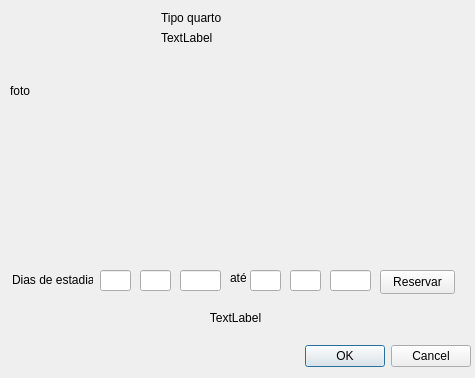
<?xml version="1.0" encoding="UTF-8"?>
<ui version="4.0">
 <class>telaQuarto</class>
 <widget class="QDialog" name="telaQuarto">
  <property name="geometry">
   <rect>
    <x>0</x>
    <y>0</y>
    <width>475</width>
    <height>378</height>
   </rect>
  </property>
  <property name="windowTitle">
   <string>Dialog</string>
  </property>
  <widget class="QDialogButtonBox" name="buttonBox">
   <property name="geometry">
    <rect>
     <x>130</x>
     <y>340</y>
     <width>341</width>
     <height>32</height>
    </rect>
   </property>
   <property name="orientation">
    <enum>Qt::Horizontal</enum>
   </property>
   <property name="standardButtons">
    <set>QDialogButtonBox::Cancel|QDialogButtonBox::Ok</set>
   </property>
  </widget>
  <widget class="QLabel" name="foto_pixmap">
   <property name="geometry">
    <rect>
     <x>10</x>
     <y>20</y>
     <width>141</width>
     <height>141</height>
    </rect>
   </property>
   <property name="text">
    <string>foto</string>
   </property>
   <property name="scaledContents">
    <bool>true</bool>
   </property>
  </widget>
  <widget class="QWidget" name="layoutWidget">
   <property name="geometry">
    <rect>
     <x>161</x>
     <y>11</y>
     <width>301</width>
     <height>241</height>
    </rect>
   </property>
   <layout class="QVBoxLayout" name="verticalLayout">
    <item>
     <widget class="QLabel" name="txt_titulo">
      <property name="sizePolicy">
       <sizepolicy hsizetype="Minimum" vsizetype="Maximum">
        <horstretch>0</horstretch>
        <verstretch>0</verstretch>
       </sizepolicy>
      </property>
      <property name="text">
       <string>Tipo quarto</string>
      </property>
     </widget>
    </item>
    <item>
     <widget class="QLabel" name="txt_decricao">
      <property name="sizePolicy">
       <sizepolicy hsizetype="Minimum" vsizetype="Minimum">
        <horstretch>0</horstretch>
        <verstretch>0</verstretch>
       </sizepolicy>
      </property>
      <property name="text">
       <string>TextLabel</string>
      </property>
      <property name="alignment">
       <set>Qt::AlignLeading|Qt::AlignLeft|Qt::AlignTop</set>
      </property>
     </widget>
    </item>
   </layout>
  </widget>
  <widget class="QLineEdit" name="txt_mesInicial">
   <property name="geometry">
    <rect>
     <x>140</x>
     <y>270</y>
     <width>31</width>
     <height>21</height>
    </rect>
   </property>
  </widget>
  <widget class="QLineEdit" name="txt_anoInicial">
   <property name="geometry">
    <rect>
     <x>180</x>
     <y>270</y>
     <width>41</width>
     <height>21</height>
    </rect>
   </property>
   <property name="sizePolicy">
    <sizepolicy hsizetype="Minimum" vsizetype="Fixed">
     <horstretch>0</horstretch>
     <verstretch>0</verstretch>
    </sizepolicy>
   </property>
  </widget>
  <widget class="QLineEdit" name="txt_mesFinal">
   <property name="geometry">
    <rect>
     <x>290</x>
     <y>270</y>
     <width>31</width>
     <height>21</height>
    </rect>
   </property>
  </widget>
  <widget class="QLineEdit" name="txt_anoFinal">
   <property name="geometry">
    <rect>
     <x>330</x>
     <y>270</y>
     <width>41</width>
     <height>21</height>
    </rect>
   </property>
   <property name="sizePolicy">
    <sizepolicy hsizetype="Minimum" vsizetype="Fixed">
     <horstretch>0</horstretch>
     <verstretch>0</verstretch>
    </sizepolicy>
   </property>
  </widget>
  <widget class="QLineEdit" name="txt_diaFinal">
   <property name="geometry">
    <rect>
     <x>250</x>
     <y>270</y>
     <width>31</width>
     <height>21</height>
    </rect>
   </property>
  </widget>
  <widget class="QPushButton" name="btn_reserva">
   <property name="geometry">
    <rect>
     <x>380</x>
     <y>270</y>
     <width>75</width>
     <height>24</height>
    </rect>
   </property>
   <property name="text">
    <string>Reservar</string>
   </property>
  </widget>
  <widget class="QLabel" name="label_3">
   <property name="geometry">
    <rect>
     <x>12</x>
     <y>272</y>
     <width>81</width>
     <height>16</height>
    </rect>
   </property>
   <property name="text">
    <string>Dias de estadia:</string>
   </property>
  </widget>
  <widget class="QLabel" name="label_4">
   <property name="geometry">
    <rect>
     <x>230</x>
     <y>270</y>
     <width>16</width>
     <height>16</height>
    </rect>
   </property>
   <property name="text">
    <string>até</string>
   </property>
  </widget>
  <widget class="QLineEdit" name="txt_diaInicial">
   <property name="geometry">
    <rect>
     <x>100</x>
     <y>270</y>
     <width>31</width>
     <height>21</height>
    </rect>
   </property>
  </widget>
  <widget class="QLabel" name="txt_avisoData">
   <property name="geometry">
    <rect>
     <x>130</x>
     <y>310</y>
     <width>211</width>
     <height>16</height>
    </rect>
   </property>
   <property name="text">
    <string>TextLabel</string>
   </property>
   <property name="alignment">
    <set>Qt::AlignCenter</set>
   </property>
  </widget>
 </widget>
 <resources/>
 <connections>
  <connection>
   <sender>buttonBox</sender>
   <signal>accepted()</signal>
   <receiver>telaQuarto</receiver>
   <slot>accept()</slot>
   <hints>
    <hint type="sourcelabel">
     <x>248</x>
     <y>254</y>
    </hint>
    <hint type="destinationlabel">
     <x>157</x>
     <y>274</y>
    </hint>
   </hints>
  </connection>
  <connection>
   <sender>buttonBox</sender>
   <signal>rejected()</signal>
   <receiver>telaQuarto</receiver>
   <slot>reject()</slot>
   <hints>
    <hint type="sourcelabel">
     <x>316</x>
     <y>260</y>
    </hint>
    <hint type="destinationlabel">
     <x>286</x>
     <y>274</y>
    </hint>
   </hints>
  </connection>
 </connections>
</ui>
